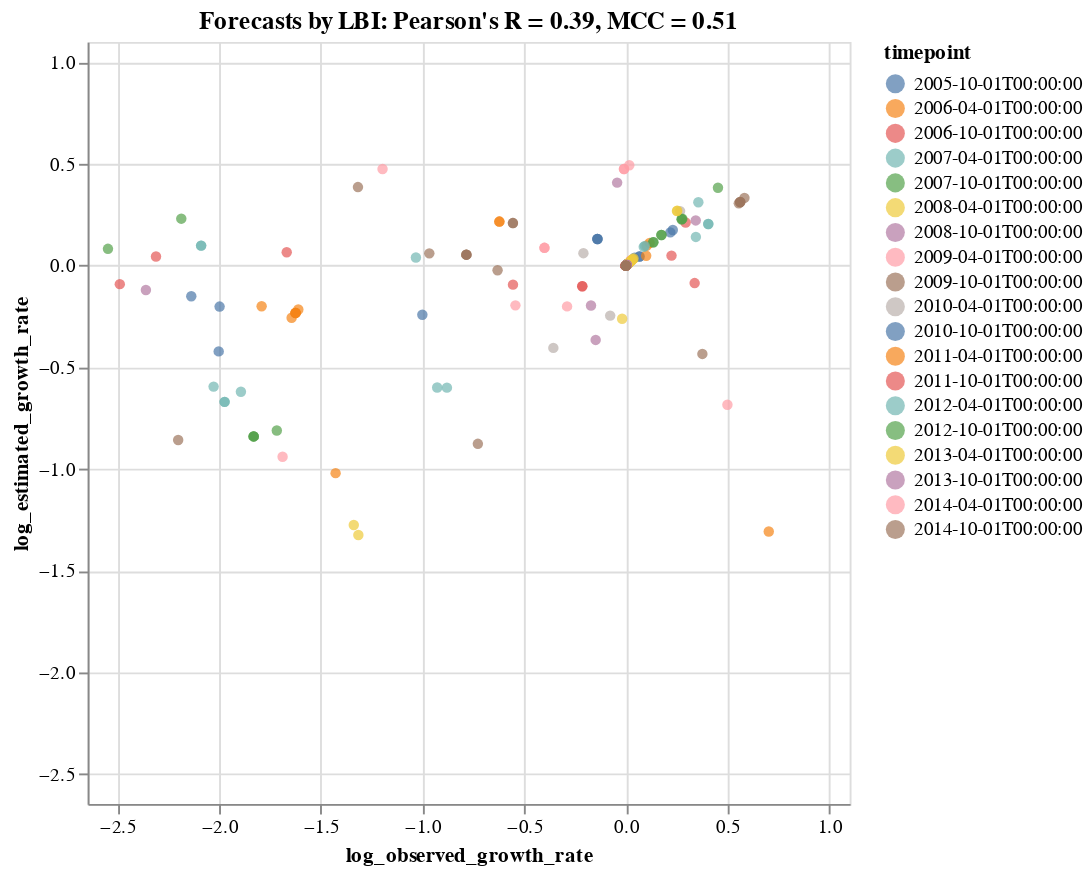

Notebook cell for this chart:
### Code cell
tooltip_attributes = ["observed_growth_rate:Q", "estimated_growth_rate:Q", "timepoint:N", "frequency:Q", "frequency_final:Q",
                      "projected_frequency:Q", "clade_membership:N"]

chart = alt.Chart(complete_clade_frequencies).mark_circle().encode(
    alt.X("log_observed_growth_rate:Q", scale=alt.Scale(domain=(log_lower_limit, log_upper_limit))),
    alt.Y("log_estimated_growth_rate:Q", scale=alt.Scale(domain=(log_lower_limit, log_upper_limit))),
    alt.Color("timepoint:N"),
    alt.Tooltip(tooltip_attributes)
).properties(
    width=400,
    height=400,
    title="Forecasts by LBI: Pearson's R = %.2f, MCC = %.2f" % (r, mcc)
).interactive()

#chart.save("forecast_log_growth_correlation_natural_lbi.svg")
chart

### Figure 1 — Vega-Lite specification as saved in the notebook (floating-point values rounded to 4 significant figures; data arrays with more than 128 entries replaced by an {"elided": "..."} marker saying what was removed)
{"$schema": "https://vega.github.io/schema/vega-lite/v3.3.0.json", "config": {"mark": {"tooltip": null}, "view": {"height": 300, "width": 400}}, "data": {"name": "data-771ec45bd78400468441731ef1cdb432"}, "datasets": {"data-771ec45bd78400468441731ef1cdb432": {"elided": "256 records"}}, "encoding": {"color": {"field": "timepoint", "type": "nominal"}, "tooltip": [{"field": "observed_growth_rate", "type": "quantitative"}, {"field": "estimated_growth_rate", "type": "quantitative"}, {"field": "timepoint", "type": "nominal"}, {"field": "frequency", "type": "quantitative"}, {"field": "frequency_final", "type": "quantitative"}, {"field": "projected_frequency", "type": "quantitative"}, {"field": "clade_membership", "type": "nominal"}], "x": {"field": "log_observed_growth_rate", "scale": {"domain": [-2.647, 1.1]}, "type": "quantitative"}, "y": {"field": "log_estimated_growth_rate", "scale": {"domain": [-2.647, 1.1]}, "type": "quantitative"}}, "height": 400, "mark": "circle", "selection": {"selector006": {"bind": "scales", "encodings": ["x", "y"], "type": "interval"}}, "title": "Forecasts by LBI: Pearson's R = 0.39, MCC = 0.51", "width": 400}
